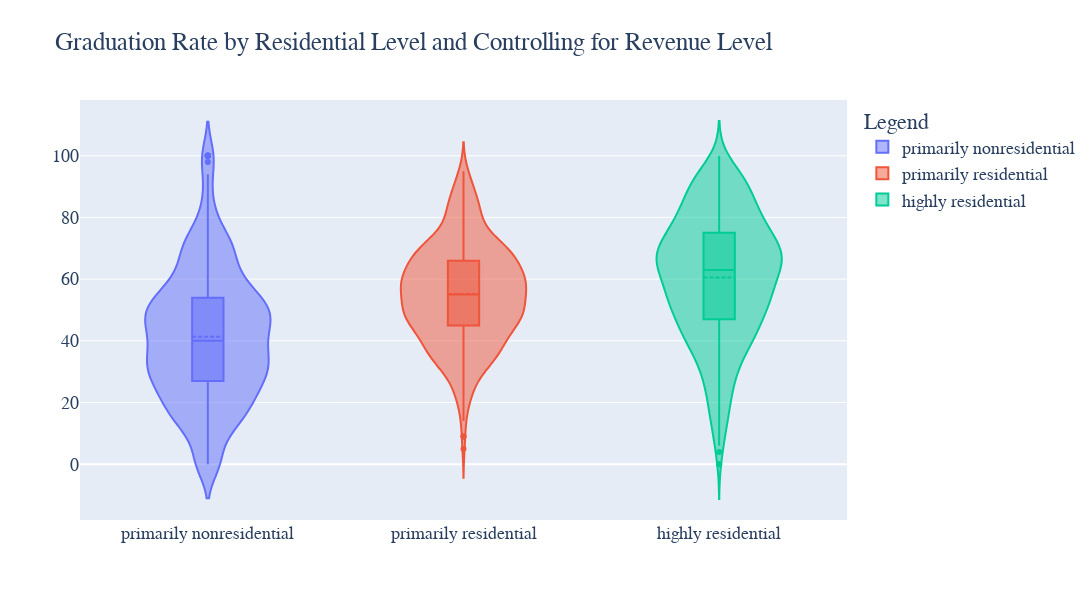

This figure's notebook cell:
### Markdown cell above
>{coef_interpretation}
> "This is a quote from 
>
> <a src="https://www.youtube.com/watch?v=-F4WS8o-G2A">Robert Campbell</a>

```python
print("this is python code")
```

### Code cell
fig = go.Figure()

fig.add_trace(
    go.Violin(x=X["Residential_Level"][X["Residential_Level"] == nonres], y=X[total][X["Residential_Level"] == nonres],
             name=nonres)
)
fig.add_trace(
    go.Violin(x=X["Residential_Level"][X["Residential_Level"] == res], y=X[total][X["Residential_Level"] == res],
             name=res)
)
fig.add_trace(
    go.Violin(x=X["Residential_Level"][X["Residential_Level"] == highly], y=X[total][X["Residential_Level"] == highly],
             name=highly)
)


fig.update_traces(box_visible=True, meanline_visible=True)

fig.update_layout(
    height=600,
    width = 1200,
    title="Graduation Rate by Residential Level and Controlling for Revenue Level",
    legend={
        "title": "Legend",
        "orientation": "v",   
        "itemclick": "toggle"
    },
    font={
       "family": "Courier New, Monospace",
        "size": 18
    }
)

fig.update_yaxes()

### Figure 1 — Plotly figure (JSON) as saved in the notebook; plotly's stock layout.template omitted (floating-point values rounded to 4 significant figures; data arrays with more than 128 entries replaced by an {"elided": "..."} marker saying what was removed)
{"data": [{"box": {"visible": true}, "meanline": {"visible": true}, "name": "primarily nonresidential", "type": "violin", "x": {"elided": "842 str values"}, "y": {"elided": "842 int values"}}, {"box": {"visible": true}, "meanline": {"visible": true}, "name": "primarily residential", "type": "violin", "x": {"elided": "540 str values"}, "y": {"elided": "540 int values"}}, {"box": {"visible": true}, "meanline": {"visible": true}, "name": "highly residential", "type": "violin", "x": {"elided": "839 str values"}, "y": {"elided": "839 int values"}}], "layout": {"font": {"family": "Courier New, Monospace", "size": 18}, "height": 600, "legend": {"itemclick": "toggle", "orientation": "v", "title": {"text": "Legend"}}, "title": {"text": "Graduation Rate by Residential Level and Controlling for Revenue Level"}, "width": 1200}}
